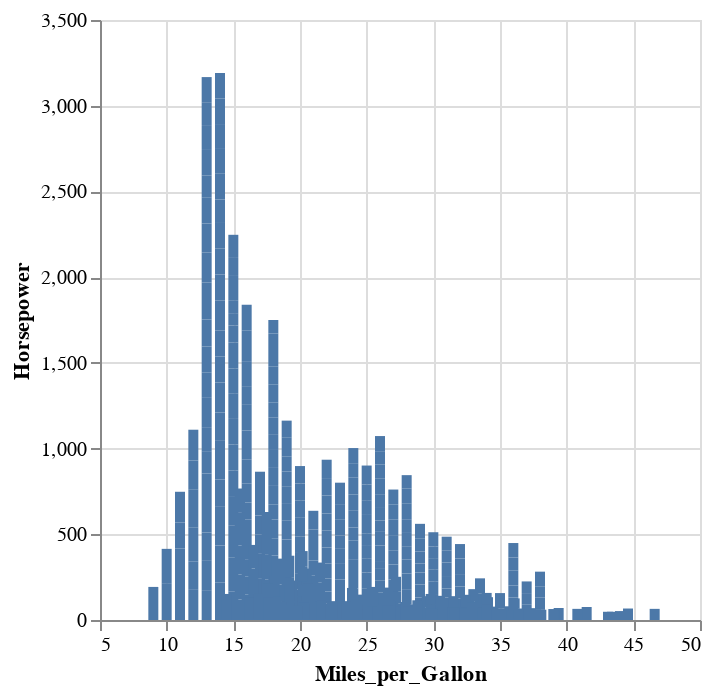

Notebook code cell kept with this figure:
### Code cell
data |> @vlplot(:bar, x=:Miles_per_Gallon, y=:Horsepower)

### Figure 1 — Vega-Lite specification as saved in the notebook (floating-point values rounded to 4 significant figures; data arrays with more than 128 entries replaced by an {"elided": "..."} marker saying what was removed)
{"data": {"values": {"elided": "406 records"}}, "encoding": {"x": {"field": "Miles_per_Gallon", "type": "quantitative"}, "y": {"field": "Horsepower", "type": "quantitative"}}, "mark": "bar"}
